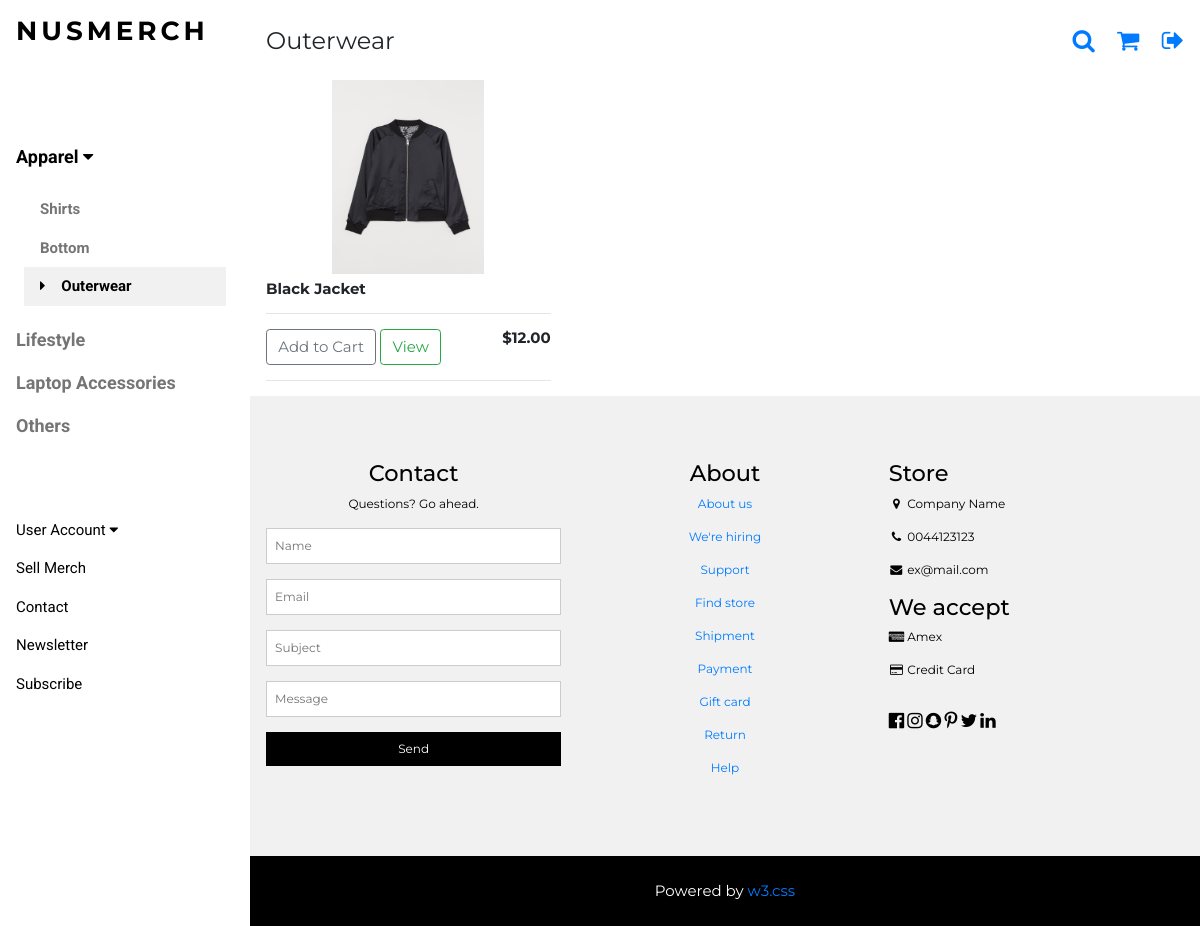
Page /outerwear/ (signed in) on the earlier database version.
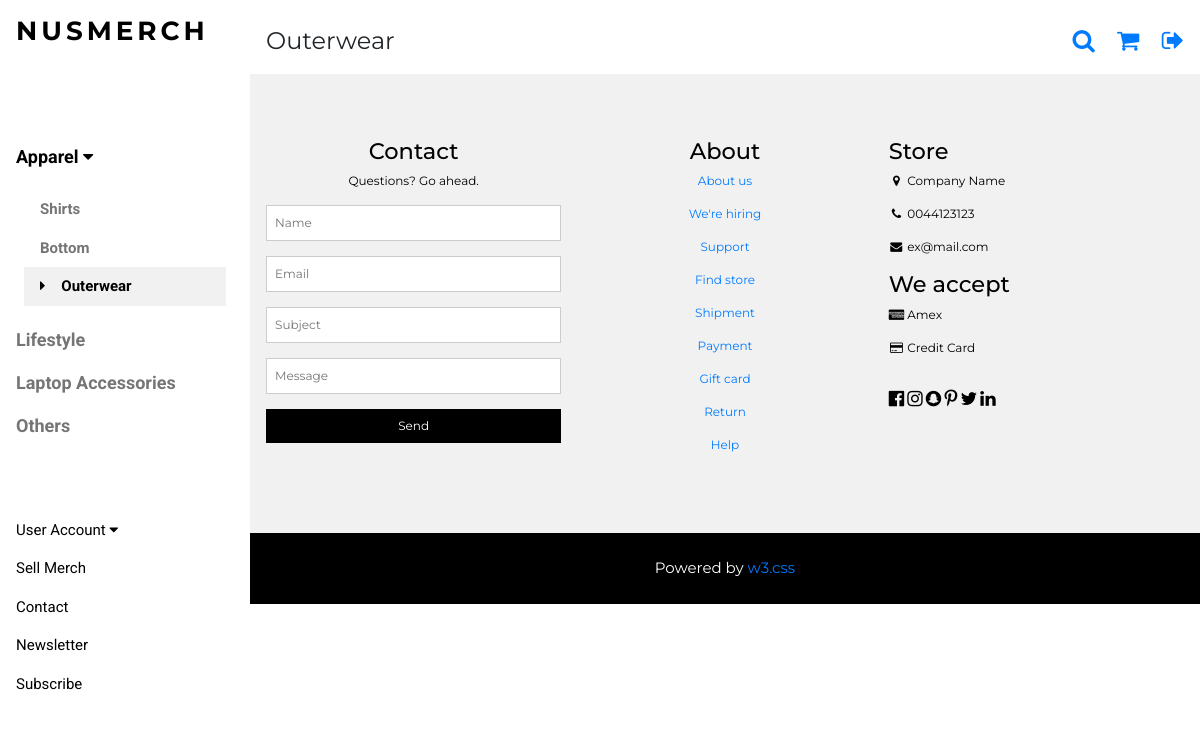
Same page on the later database version.
### nusmerch/models.py (models this page shows, shortened)
class Product(models.Model):
	cat = [
    ('Shirt', 'Shirt'),
    ('Outerwear', 'Outerwear'),
   	('Bottom', 'Bottom'),
   	('Laptop Accessories', 'Laptop Accessories'),
	('Lifestyle', 'Lifestyle'),
   	('Others', 'Others'),
   	]
	filter_type = [
		('NIL', 'NIL'),
		('Faculty', 'Faculty'),
		('Matric', 'Matric'),
		('Email', 'Email'),
		('Campus Residential', 'Campus Residential'),
	]
	faculty_types = [
		('FASS', 'Arts and Social Sciences'),
		('BIZ', 'Business'),
		('COM', 'Computing'),
		('DEN', 'Dentistry'),
		('SDE', 'Design and Environment'),
		('ENG', 'Engineering'),
		('LAW', 'Law'),
		('MED', 'Medicine'),
		('SCI', 'Science'),
	]
	Campus_Residential = [
		('TH', 'Temasek Hall'),
		('EH', 'Eusoff Hall'),
		('SH', 'Sheares Hall'),
		('RH', 'Raffles Hall'),
		('KR', 'Kent Ridge Hall'),
		('TEM', 'Tembusu'),
		('RVRC', 'Ridge View Residences'),
		('CAPT', 'College of Alice and Peter Tan'),
		('USP', 'University Scholars Programme'),
		('RC4', 'Residential College 4'),
		('NIL', 'Do Not Stay On Campus'),
	]
	name_of_MERCH = models.CharField(max_length=200,null=True)
	price = models.DecimalField(decimal_places=2,max_digits=5)
	organisation = models.CharField(max_length=200,null=True)
	category = models.CharField(max_length=200,null=True,choices=cat)
	filter = models.CharField('Filter Type', max_length=200,null=True,choices=filter_type, default='NIL')
	filter_faculty = models.CharField('Filter(Faculty)', max_length=200, blank=True, choices=faculty_types)
	filter_matric = models.CharField('Filter(Matric)',max_length=10000, blank=True)
	filter_email = models.CharField('Filter(Email)',max_length=10000, blank=True)
	filter_campus = models.CharField('Filter(Campus)', max_length=200, blank=True, choices=Campus_Residential)
	form = models.URLField(max_length=200)
	image = models.ImageField(upload_to='media',null=True)

### nusmerch/views.py (the view)
# urls.py: url(r'^outerwear/$',views.outerwear,name='outerwear'),
def outerwear(request):
    products = Product.objects.filter(category = "Outerwear")
    if request.user.is_authenticated:
        user = request.user
        profile = userInfo.objects.get(user=user)
        pdt_nil = products.filter(filter = "NIL")
        pdt_faculty = products.filter(filter_faculty = profile.faculty)
        pdt_email = products.filter(filter_email__icontains = profile.email)
        pdt_matric = products.filter(filter_matric__icontains = profile.matric)
        pdt_campus = products.filter(filter_campus=profile.campus_residential_type)
        products = pdt_faculty | pdt_campus | pdt_nil | pdt_matric | pdt_email
    else:
        products = products
    context = {'products':products}
    return render(request, "nusmerch/outerwear.html", context)

### nusmerch/templates/nusmerch/outerwear.html (shortened to what this page needs)
{% extends "nusmerch/merch.html" %}
{% load static %}
{% block head %}
  <p class="w3-left">Outerwear</p>
{% endblock %}
{% block menu %}
<nav class="w3-sidebar w3-bar-block w3-white w3-collapse w3-top" style="z-index:3;width:250px" id="mySidebar">
  <div class="w3-container w3-display-container w3-padding-16">
    <h3 class="w3-wide"><b>NUSMERCH</b></h3>
  </div>
  <div class="w3-padding-64 w3-large w3-text-grey" style="font-weight:bold">
      <a onclick="myAccFunc()" href="javascript:void(0)" class="w3-button w3-block w3-white w3-left-align" id="myBtn">
      Apparel  <i class="fa fa-caret-down"></i>
    </a>
    <div id="demoAcc" class="w3-bar-block w3-hide w3-padding-large w3-medium">
      <a href="/shirt/" class="w3-bar-item w3-button ">Shirts</a>
      <a href="/bottom/" class="w3-bar-item w3-button">Bottom</a>
      <a href="/outerwear/" class="w3-bar-item w3-button w3-light-grey"><i class="fa fa-caret-right w3-margin-right"></i>Outerwear</a>
    </div>
    <a href="/lifestyle/" class="w3-bar-item w3-button">Lifestyle</a>
    <a href="/laptop/" class="w3-bar-item w3-button">Laptop Accessories</a>
    <a href="/others/" class="w3-bar-item w3-button">Others</a>
  </div>
    <a onclick="myAccFunc2()" href="javascript:void(0)" class="w3-button w3-block w3-white w3-left-align" id="myBtn">
      User Account  <i class="fa fa-caret-down"></i>
    </a>
    <a href="/sell_merch/" class="w3-bar-item w3-button w3-padding">Sell Merch</a>
    <a href="#footer" class="w3-bar-item w3-button w3-padding">Contact</a>
  <a href="javascript:void(0)" class="w3-bar-item w3-button w3-padding" onclick="document.getElementById('newsletter').style.display='block'">Newsletter</a>
  <a href="#footer"  class="w3-bar-item w3-button w3-padding">Subscribe</a>
</nav>
{% endblock %}
{% block product %}
  <div class="w3-row">
    {% for product in products %}
    <div class="w3-col l4 s4">
      <img class="item center thumbnail" src="{{ product.image.url }}">
      <div class="w3-container">
        <h6><strong>{{product.name_of_MERCH}}</strong></h6>
        <hr>
        <button data-product={{product.id}} data-action="add" class="btn btn-outline-secondary add-btn update-cart" href="javascript:void(0)" onclick="document.getElementById('cart').style.display='block'">Add to Cart</button>
        <a class="btn btn-outline-success" href="/product/">View</a>
        <h6 style="display: inline-block; float: right"><strong>${{product.price|floatformat:2}}</strong></h6>
        <hr>
      </div>
    </div>
    {% endfor %}
  </div>
{% endblock %}

Differences in the rows shown:
no longer on this page (row edited): Product: image (picture), name_of_MERCH "Black Jacket", price "12.00"
